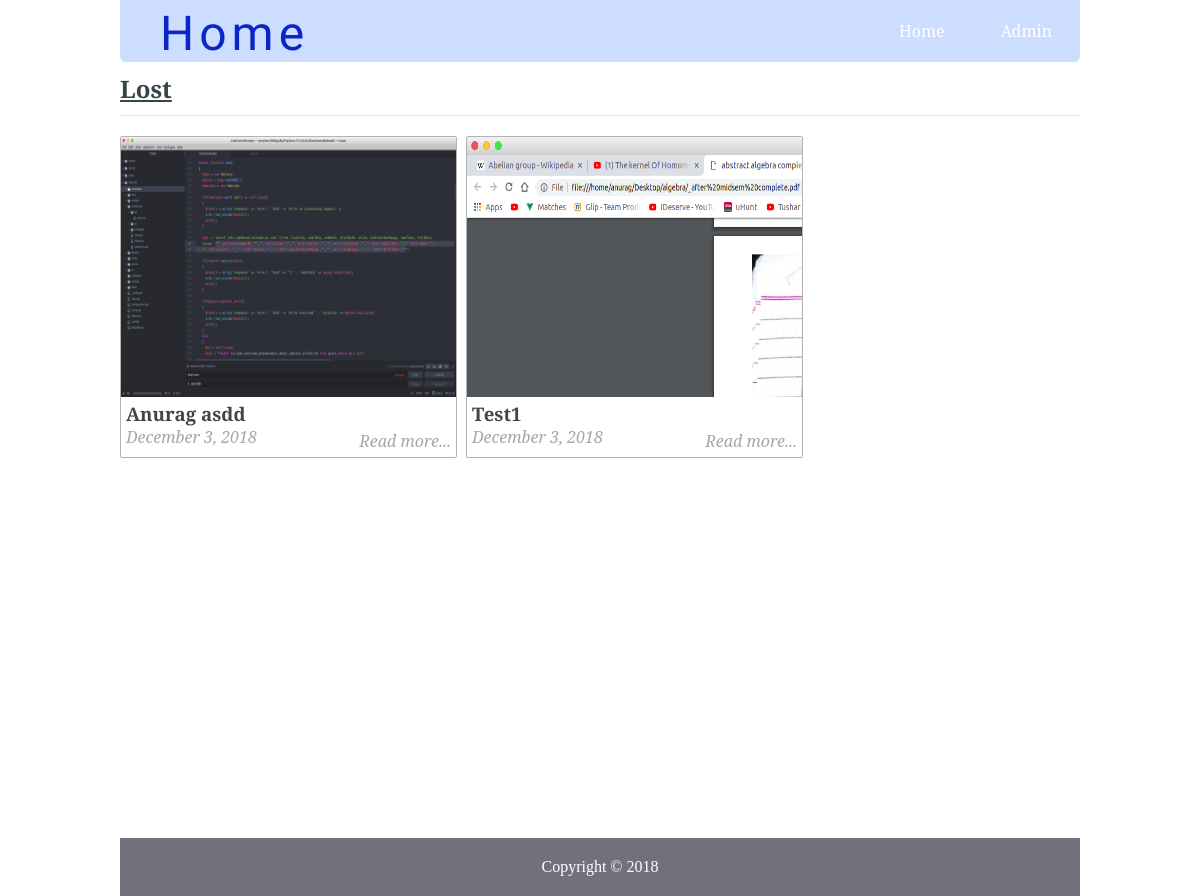
The page /filtered_posts.php?topic=1 on the database its author committed.
### tables this page shows
CREATE TABLE `topics` (
  `id` int(11) NOT NULL,
  `name` varchar(255) NOT NULL,
  `slug` varchar(255) NOT NULL
);

CREATE TABLE `posts` (
  `id` int(11) NOT NULL,
  `user_id` int(11) DEFAULT NULL,
  `title` varchar(255) NOT NULL,
  `slug` varchar(255) NOT NULL,
  `views` int(11) NOT NULL DEFAULT '0',
  `likes` int(50) NOT NULL,
  `image` varchar(255) NOT NULL,
  `body` text NOT NULL,
  `published` tinyint(1) NOT NULL,
  `created_at` timestamp NOT NULL DEFAULT CURRENT_TIMESTAMP ON UPDATE CURRENT_TIMESTAMP,
  `updated_at` timestamp NOT NULL DEFAULT '0000-00-00 00:00:00'
);

### includes/public_functions.php (called while the page is built, shortened)
<?php
function getPostTopic($post_id){
	global $conn;
	$sql = "SELECT * FROM topics WHERE id=
			(SELECT topic_id FROM post_topic WHERE post_id=$post_id) LIMIT 1";
	$result = mysqli_query($conn, $sql);
	$topic = mysqli_fetch_assoc($result);
	return $topic;
}
function getPublishedPostsByTopic($topic_id) {
	global $conn;
	$sql = "SELECT * FROM posts ps
			WHERE ps.id IN
			(SELECT pt.post_id FROM post_topic pt
				WHERE pt.topic_id=$topic_id GROUP BY pt.post_id
				HAVING COUNT(1) = 1)";
	$result = mysqli_query($conn, $sql);
	$posts = mysqli_fetch_all($result, MYSQLI_ASSOC);
	$final_posts = array();
	foreach ($posts as $post) {
		$post['topic'] = getPostTopic($post['id']);
		array_push($final_posts, $post);
	}
	return $final_posts;
}
function getTopicNameById($id)
{
	global $conn;
	$sql = "SELECT name FROM topics WHERE id=$id";
	$result = mysqli_query($conn, $sql);
	$topic = mysqli_fetch_assoc($result);
	return $topic['name'];
}
?>

### filtered_posts.php (the view, shortened to what this page needs)
<?php include('config.php'); ?>
<?php include('includes/public_functions.php'); ?>
<?php include('includes/head_section.php'); ?>
<?php
	if (isset($_GET['topic'])) {
		$topic_id = $_GET['topic'];
		$posts = getPublishedPostsByTopic($topic_id);
	}
?>
</head>
<body>
<div class="container">
	<?php include( ROOT_PATH . '/includes/navbar.php') ?>
<div class="content">
	<h2 class="content-title">
		 <u><?php echo getTopicNameById($topic_id); ?></u>
	</h2>
	<hr>
	<?php foreach ($posts as $post): ?>
		<div class="post" style="margin-left: 0px;">
			<img src="<?php echo BASE_URL . '/static/images/' . $post['image']; ?>" class="post_image" alt="">
			<a href="single_post.php?post-slug=<?php echo $post['slug']; ?>">
				<div class="post_info">
					<h3><?php echo $post['title'] ?></h3>
					<div class="info">
						<span><?php echo date("F j, Y ", strtotime($post["created_at"])); ?></span>
						<span class="read_more">Read more...</span>
					</div>
				</div>
			</a>
		</div>
	<?php endforeach ?>
</div>
</div>
	<?php include( ROOT_PATH . '/includes/footer.php'); ?>

### static/css/public_styling.css (style rules this page uses)
* { margin: 0px; padding: 0px; }
html { height: 100%; box-sizing: border-box; }
body { position: relative; margin: 0; padding-bottom: 6rem; min-height: 100%; }
h1, h2, h3, h4, h5, h6 { color: #444; font-family: 'Averia Serif Libre', cursive; }
a { text-decoration: none; }
hr { margin: 10px 0px; opacity: .25; }
.container { width: 80%; margin: 0px auto; }
.content { margin: 5px auto; border-radius: 5px; min-height: 400px; }
.content:after { content: ""; display: block; clear: both; }
.content .content-title { margin: 10px 0px; color: #374447; font-family: 'Averia Serif Libre', cursive; }
.content .post { width: 335px; margin: 9px; min-height: 320px; float: left; border-radius: 2px; border: 1px solid #b3b3b3; position: relative; }
.content .post .post_image { height: 260px; width: 100%; background-size: 100%; }
.content .post .post_image { width: 100%; height: 260px; }
.content .post .post_info { height: 100%; padding: 0px 5px; font-weight: 200; font-family: 'Noto Serif', serif; }
.content .post .post_info { color: #222; }
.content .post .post_info span { color: #A6A6A6; font-style: italic; }
.content .post .post_info span.read_more { position: absolute; right: 5px; bottom: 5px; }

### rows shown on the page
topics: name "Lost"
posts: image (picture), title "Anurag asdd", created_at "December 3, 2018"
posts: image (picture), title "Test1", created_at "December 3, 2018"
